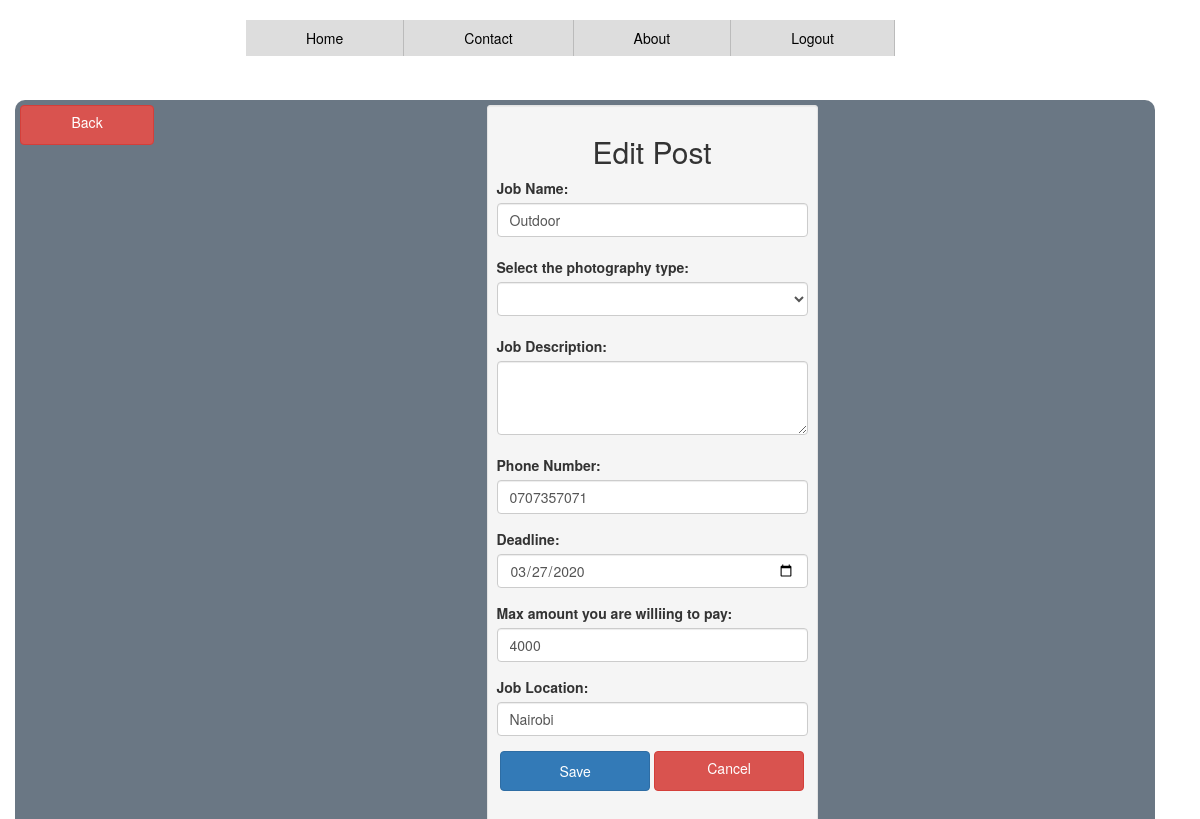
/edit_post.php?edit_id=3 (signed in), run on the app's committed database.
### tables this page shows
CREATE TABLE `posts` (
  `id` int(11) NOT NULL,
  `email` text NOT NULL,
  `job_name` text NOT NULL,
  `p_type` text NOT NULL,
  `phone_number` text NOT NULL,
  `description` text NOT NULL,
  `pricing` text NOT NULL,
  `deadline` date NOT NULL,
  `location` text NOT NULL
);

### edit_post.php (the view, shortened to what this page needs)
<?php
require "login/config.php";
?>
<!DOCTYPE html>
  <html lang="en" dir="ltr">
  <head>
  <link rel="stylesheet" href="results.css">
<link rel="stylesheet" href="http://cdnjs.cloudflare.com/ajax/libs/font-awesome/4.4.0/css/font-awesome.min.css">
<link rel="stylesheet" href="http://maxcdn.bootstrapcdn.com/bootstrap/3.3.4/css/bootstrap.min.css">
<link rel="stylesheet" href="http://maxcdn.bootstrapcdn.com/bootstrap/3.3.6/css/bootstrap.min.css">
  <nav>
    <ul>
      <li style="float:right"><a href="client_logout.php">Logout</a></li>
      <li style="float:right"><a href="#">About</a></li>
      <li style="float:right"><a href="#">Contact</a></li>
      <li style="float:right"><a href="index.php">Home</a></li>
      </ul>
</nav>
<br>
<br>
<br>
<br>
  </head>
  <?php
  if (isset($_GET['edit_id']) ) {
    $sql4= "SELECT * FROM posts WHERE id = '$_GET[edit_id]' ";
    $run4 = mysqli_query($link,$sql4);
    while( $rows4= mysqli_fetch_assoc($run4) ) {
      $job_name = $rows4['job_name'];
      $description = $rows4['description'];
      $pricing = $rows4['pricing'];
      $deadline = $rows4['deadline'];
      $phone_number = $rows4['phone_number'];
      $location = $rows4['location'];
    }
    ?>
    <div class="container">
    <div class="row">
    <a href='client_dashboard.php' class='btn btn-danger'>Back</a>
    <br>
    <br>
    <div class="col-md-4">
    </div>
    <div class="col-md-4 well well-sm">
      <h2><center>Edit Post</h2></center></h2>
            <form role="form" method="POST">
            <label>Job Name:</label>
                  <input type="text" class="form-control" placeholder="Name of Job" name="job_name" required="yes" value="<?php echo $job_name; ?>">
              <br>
            <label>Select the photography type:</label>
                  <select class="form-control" name="selection" required="yes">
                        <option></option>
                        <option>Event Photography</option>
                </select>
            <br>
            <label>Job Description:</label>
            <textarea class="form-control" name="description" required="yes" rows="3" value="<?php echo $description; ?>"></textarea>
            <br>
            <div class="form-group">
            <label>Phone Number:</label>
              <input type ="text" class="form-control"  name="phone_number" required="yes"  value="<?php echo $phone_number; ?>">
            </div>
            <div class="form-group">
            <label>Deadline:</label>
              <input type ="date" class="form-control" name="deadline" required="yes"  value="<?php echo $deadline; ?>">
            </div>
            <div class="form-group">
            <label>Max amount you are williing to pay:</label>
              <input type ="number" class="form-control" name="pricing" required="yes"  value="<?php echo $pricing; ?>">
            </div>
            <div class="form-group">
            <label>Job Location:</label>
              <input type ="text" class="form-control" name="location" required="yes"  value="<?php echo $location; ?>">
            </div>
            <center>
            <div class="form-group">
              <input type="submit" Value="Save" class="btn btn-primary " name="edit_post" >
              <a href="client_dashboard.php" class="btn btn-danger">Cancel</a>
            </div>
            </center>
  </form>
    </div>
    <div class="col-md-4">
    </div>
  </div>
  </div>
    <?php }
?>
  </body>
  </head>
  </html>

### results.css (style rules this page uses)
.row { background: rgba(44,62,80,0.7); height: 1300px; width: 100%; border: 1px; border-radius: 10px; padding: 5px; display: flex; flex-direction: row; }
.btn { color: white; background-color: green; width: 150px; height: 40px; border-radius: 10px; }
ul { list-style-type: none; margin: 0; padding: 0; width: 75%; }
li a { display: inline; color: #000; padding: 8px 60px; text-decoration: none; float: left; background-color: #dddddd; border-right: 1px solid #bbb; }

### data on the page
posts: job_name "Outdoor", phone_number "0707357071", deadline "03/27/2020", pricing "4000", location "Nairobi"
